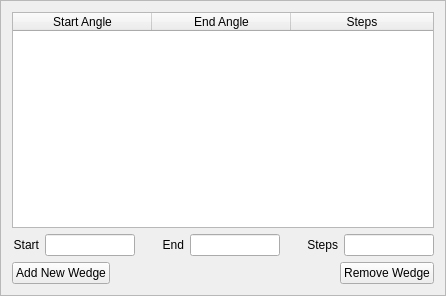
<?xml version="1.0" encoding="UTF-8"?>
<ui version="4.0">
 <class>Frame</class>
 <widget class="QFrame" name="Frame">
  <property name="geometry">
   <rect>
    <x>0</x>
    <y>0</y>
    <width>446</width>
    <height>296</height>
   </rect>
  </property>
  <property name="sizePolicy">
   <sizepolicy hsizetype="Preferred" vsizetype="Preferred">
    <horstretch>0</horstretch>
    <verstretch>0</verstretch>
   </sizepolicy>
  </property>
  <property name="windowTitle">
   <string>Frame</string>
  </property>
  <property name="frameShape">
   <enum>QFrame::StyledPanel</enum>
  </property>
  <property name="frameShadow">
   <enum>QFrame::Raised</enum>
  </property>
  <layout class="QGridLayout" name="gridLayout">
   <item row="0" column="0">
    <widget class="QTableWidget" name="angles_table">
     <property name="sizePolicy">
      <sizepolicy hsizetype="Preferred" vsizetype="Expanding">
       <horstretch>0</horstretch>
       <verstretch>0</verstretch>
      </sizepolicy>
     </property>
     <property name="sizeAdjustPolicy">
      <enum>QAbstractScrollArea::AdjustToContentsOnFirstShow</enum>
     </property>
     <property name="alternatingRowColors">
      <bool>true</bool>
     </property>
     <property name="selectionBehavior">
      <enum>QAbstractItemView::SelectRows</enum>
     </property>
     <attribute name="horizontalHeaderDefaultSectionSize">
      <number>139</number>
     </attribute>
     <attribute name="horizontalHeaderStretchLastSection">
      <bool>true</bool>
     </attribute>
     <column>
      <property name="text">
       <string>Start Angle</string>
      </property>
     </column>
     <column>
      <property name="text">
       <string>End Angle</string>
      </property>
     </column>
     <column>
      <property name="text">
       <string>Steps</string>
      </property>
     </column>
    </widget>
   </item>
   <item row="1" column="0">
    <layout class="QHBoxLayout" name="horizontalLayout_2">
     <item>
      <widget class="QLabel" name="label">
       <property name="sizePolicy">
        <sizepolicy hsizetype="Minimum" vsizetype="Preferred">
         <horstretch>0</horstretch>
         <verstretch>0</verstretch>
        </sizepolicy>
       </property>
       <property name="text">
        <string>Start</string>
       </property>
       <property name="alignment">
        <set>Qt::AlignRight|Qt::AlignTrailing|Qt::AlignVCenter</set>
       </property>
      </widget>
     </item>
     <item>
      <widget class="QLineEdit" name="start_angle">
       <property name="sizePolicy">
        <sizepolicy hsizetype="Expanding" vsizetype="Fixed">
         <horstretch>0</horstretch>
         <verstretch>0</verstretch>
        </sizepolicy>
       </property>
       <property name="alignment">
        <set>Qt::AlignRight|Qt::AlignTrailing|Qt::AlignVCenter</set>
       </property>
      </widget>
     </item>
     <item>
      <spacer name="horizontalSpacer_3">
       <property name="orientation">
        <enum>Qt::Horizontal</enum>
       </property>
       <property name="sizeHint" stdset="0">
        <size>
         <width>40</width>
         <height>20</height>
        </size>
       </property>
      </spacer>
     </item>
     <item>
      <widget class="QLabel" name="label_2">
       <property name="sizePolicy">
        <sizepolicy hsizetype="Minimum" vsizetype="Preferred">
         <horstretch>0</horstretch>
         <verstretch>0</verstretch>
        </sizepolicy>
       </property>
       <property name="text">
        <string>End</string>
       </property>
       <property name="alignment">
        <set>Qt::AlignRight|Qt::AlignTrailing|Qt::AlignVCenter</set>
       </property>
      </widget>
     </item>
     <item>
      <widget class="QLineEdit" name="end_angle">
       <property name="sizePolicy">
        <sizepolicy hsizetype="Expanding" vsizetype="Fixed">
         <horstretch>0</horstretch>
         <verstretch>0</verstretch>
        </sizepolicy>
       </property>
       <property name="alignment">
        <set>Qt::AlignRight|Qt::AlignTrailing|Qt::AlignVCenter</set>
       </property>
      </widget>
     </item>
     <item>
      <spacer name="horizontalSpacer_4">
       <property name="orientation">
        <enum>Qt::Horizontal</enum>
       </property>
       <property name="sizeHint" stdset="0">
        <size>
         <width>40</width>
         <height>20</height>
        </size>
       </property>
      </spacer>
     </item>
     <item>
      <widget class="QLabel" name="label_3">
       <property name="sizePolicy">
        <sizepolicy hsizetype="Minimum" vsizetype="Preferred">
         <horstretch>0</horstretch>
         <verstretch>0</verstretch>
        </sizepolicy>
       </property>
       <property name="text">
        <string>Steps</string>
       </property>
       <property name="alignment">
        <set>Qt::AlignRight|Qt::AlignTrailing|Qt::AlignVCenter</set>
       </property>
      </widget>
     </item>
     <item>
      <widget class="QLineEdit" name="steps">
       <property name="sizePolicy">
        <sizepolicy hsizetype="Expanding" vsizetype="Fixed">
         <horstretch>0</horstretch>
         <verstretch>0</verstretch>
        </sizepolicy>
       </property>
       <property name="alignment">
        <set>Qt::AlignRight|Qt::AlignTrailing|Qt::AlignVCenter</set>
       </property>
      </widget>
     </item>
    </layout>
   </item>
   <item row="2" column="0">
    <layout class="QHBoxLayout" name="horizontalLayout">
     <item>
      <widget class="QPushButton" name="add_new_wedge">
       <property name="text">
        <string>Add New Wedge</string>
       </property>
      </widget>
     </item>
     <item>
      <spacer name="horizontalSpacer_2">
       <property name="orientation">
        <enum>Qt::Horizontal</enum>
       </property>
       <property name="sizeHint" stdset="0">
        <size>
         <width>78</width>
         <height>20</height>
        </size>
       </property>
      </spacer>
     </item>
     <item>
      <widget class="QPushButton" name="remove_wedge">
       <property name="text">
        <string>Remove Wedge</string>
       </property>
      </widget>
     </item>
    </layout>
   </item>
  </layout>
 </widget>
 <resources/>
 <connections/>
</ui>
